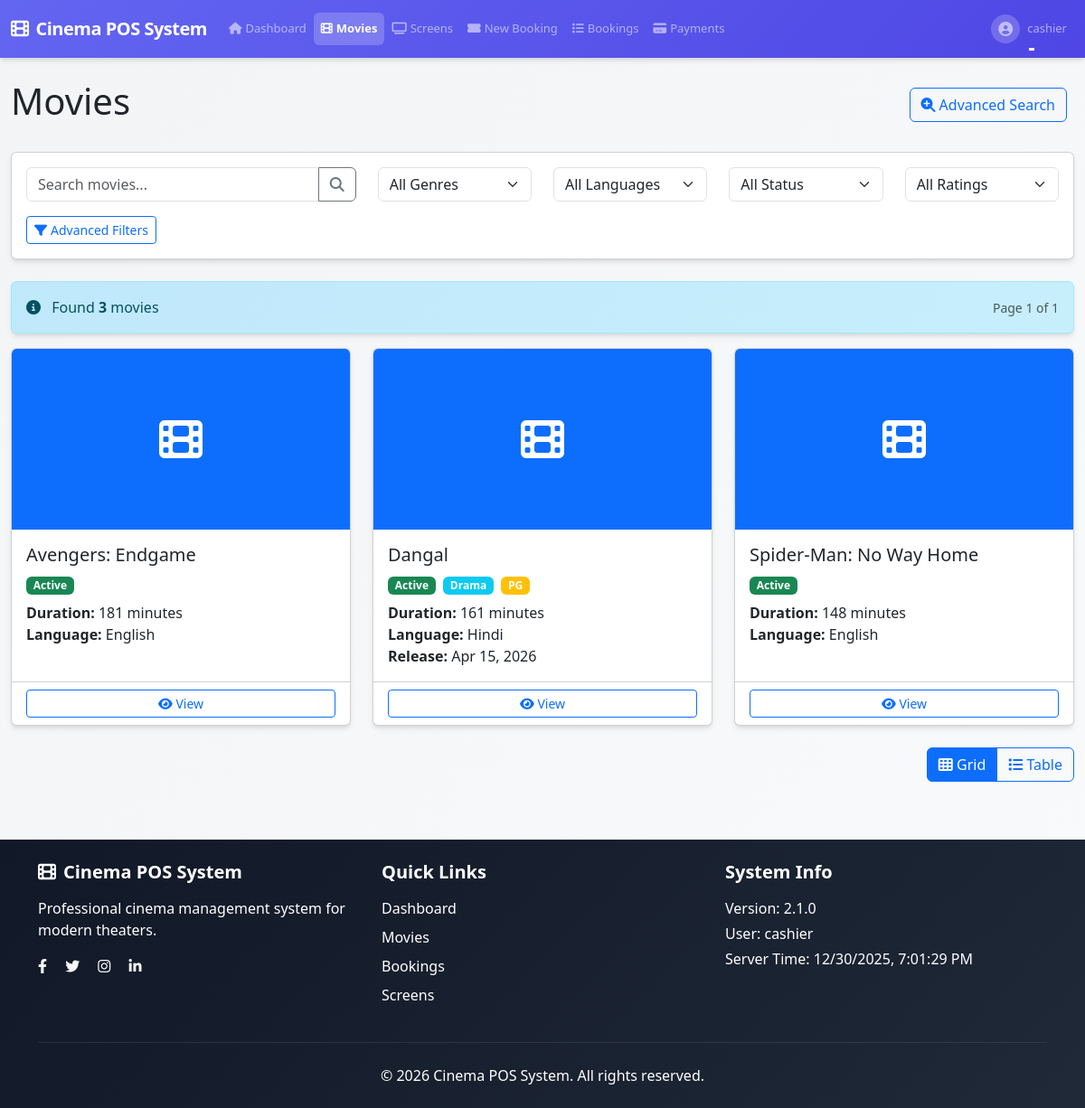
Page /movies/ (signed in) on the committed database.
### app/auth/models.py (models this page shows, shortened)
class User(UserMixin, db.Model):
    id = db.Column(db.Integer, primary_key=True)
    username = db.Column(db.String(64), index=True, unique=True, nullable=False,
                       comment="Unique username for login")
    email = db.Column(db.String(120), index=True, unique=True, nullable=False,
                      comment="Unique email address")
    password_hash = db.Column(db.String(128), nullable=False,
                            comment="Hashed password")
    role = db.Column(db.Enum('admin', 'cashier', name='user_roles'), default='cashier', nullable=False,
                    comment="Primary user role for permissions (for shared accounts, this is the default role)")
    assigned_roles = db.Column(db.Text, nullable=True,
                             comment="JSON array of assigned roles for shared accounts (e.g., ['admin', 'cashier'])")
    is_shared_account = db.Column(db.Boolean, default=False, nullable=False,
                                comment="Whether this is a shared account that can be used by multiple roles")
    last_login = db.Column(db.DateTime, default=None,
                         comment="Timestamp of last login")
    is_active = db.Column(db.Boolean, default=True, nullable=False,
                        comment="Whether user account is active")
    created_at = db.Column(db.DateTime, default=datetime.utcnow, nullable=False,
                          comment="Account creation timestamp")
    created_by = db.Column(db.Integer, db.ForeignKey('user.id'), default=None,
                         comment="ID of user who created this account")
    updated_at = db.Column(db.DateTime, default=datetime.utcnow, onupdate=datetime.utcnow,
                          comment="Last update timestamp")
    updated_by = db.Column(db.Integer, db.ForeignKey('user.id'), default=None,
                         comment="ID of user who last updated this account")
    bookings = db.relationship('Booking', backref='user', lazy=True)
    __table_args__ = (
        db.CheckConstraint('length(username) >= 3', name='check_username_length'),
        db.CheckConstraint('length(email) >= 5', name='check_email_length'),
        db.CheckConstraint("role IN ('admin', 'cashier')", name='check_role_values'),
        db.Index('idx_user_email_active', 'email', 'is_active'),
        db.Index('idx_user_username_active', 'username', 'is_active'),
    )
    def is_admin(self):
        from flask import session
        current_role = session.get('current_role')
        if current_role:
            return current_role == 'admin'
        return self.role == 'admin'

### app/movies/models.py (models this page shows, shortened)
class Movie(db.Model):
    id = db.Column(db.Integer, primary_key=True)
    name = db.Column(db.String(100), nullable=False)
    description = db.Column(db.Text)
    duration = db.Column(db.Integer, nullable=False)  # in minutes
    genre = db.Column(db.String(50))
    release_date = db.Column(db.Date)
    poster_url = db.Column(db.String(255))  # URL to poster image
    rating = db.Column(db.String(10))  # MPAA rating
    language = db.Column(db.String(20), nullable=False)
    status = db.Column(db.Enum('active', 'inactive', name='movie_status'), default='active', nullable=False)
    created_at = db.Column(db.DateTime, default=datetime.utcnow)
    updated_at = db.Column(db.DateTime, default=datetime.utcnow, onupdate=datetime.utcnow)
    shows = db.relationship('Show', backref='movie', lazy=True)

### app/movies/routes.py (the view, shortened to what this page needs)
@bp.route('/')
@login_required
def index():
    params = get_search_params_from_request(None)
    movie_search = MovieSearch()
    movie_search.search_movies(
        search_term=params.get('search_term'),
        genre=params.get('genre'),
        language=params.get('language'),
        rating=params.get('rating'),
        status=params.get('status'),
        min_duration=params.get('min_duration'),
        max_duration=params.get('max_duration'),
        release_date_from=params.get('release_date_from'),
        release_date_to=params.get('release_date_to'),
        sort_by=params.get('sort_by', 'name'),
        sort_order=params.get('sort_order', 'asc')
    )
    movie_search.set_pagination(params.get('page', 1), params.get('per_page', 12))
    search_results = movie_search.execute()
    movies = search_results['results']
    languages = db.session.query(Movie.language).distinct().all()
    languages = [lang[0] for lang in languages if lang[0]]
    form = MovieSearchForm()
    if params.get('search_term'):
        form.search.data = params.get('search_term')
    if params.get('genre'):
        form.genre.data = params.get('genre')
    if params.get('language'):
        form.language.data = params.get('language')
    if params.get('rating'):
        form.rating.data = params.get('rating')
    if params.get('status'):
        form.status.data = params.get('status')
    return render_template('movies/index.html',
                          title='Movies',
                          movies=movies,
                          languages=languages,
                          form=form,
                          search_params=params,
                          pagination=search_results)

### templates/movies/index.html (shortened to what this page needs)
{% extends "base.html" %}
{% block content %}
<div class="row">
    <div class="col-12">
        <div class="d-flex justify-content-between align-items-center mb-4">
            <h1>Movies</h1>
            <div>
                <a href="{{ url_for('movies.advanced_search') }}" class="btn btn-outline-primary me-2">
                    <i class="fas fa-search-plus me-1"></i>Advanced Search
                </a>
            </div>
        </div>
    </div>
</div>
<form method="GET" action="{{ url_for('movies.index') }}" class="mb-4">
    <div class="card">
        <div class="card-body">
            <div class="row">
                <div class="col-md-4">
                    <div class="input-group">
                        <input type="text" class="form-control" placeholder="Search movies..." name="search_term" value="{{ search_params.get('search_term', '') }}">
                        <button class="btn btn-outline-secondary" type="submit">
                            <i class="fas fa-search"></i>
                        </button>
                    </div>
                </div>
                <div class="col-md-2">
                    {{ form.genre(class="form-select") }}
                </div>
                <div class="col-md-2">
                    {{ form.language(class="form-select") }}
                </div>
                <div class="col-md-2">
                    {{ form.status(class="form-select") }}
                </div>
                <div class="col-md-2">
                    {{ form.rating(class="form-select") }}
                </div>
            </div>
            <div class="row mt-3">
                <div class="col-12">
                    <button type="button" class="btn btn-outline-primary btn-sm" data-bs-toggle="collapse" data-bs-target="#advancedFilters">
                        <i class="fas fa-filter me-1"></i>Advanced Filters
                    </button>
                </div>
            </div>
        </div>
    </div>
</form>
{% if pagination and pagination.total > 0 %}
<div class="alert alert-info">
    <div class="d-flex justify-content-between align-items-center">
        <div>
            <i class="fas fa-info-circle me-2"></i>
            Found <strong>{{ pagination.total }}</strong> movie{{ 's' if pagination.total != 1 else '' }}
        </div>
        <div class="text-muted small">
            Page {{ pagination.page }} of {{ pagination.pages }}
        </div>
    </div>
</div>
{% endif %}
<div class="row" id="gridView">
    {% for movie in movies %}
    <div class="col-md-4 mb-4 movie-item" data-status="{{ movie.status }}" data-language="{{ movie.language }}">
        <div class="card h-100">
            {% if movie.poster_url %}
            <img src="{{ movie.poster_url }}" class="card-img-top movie-poster" alt="{{ movie.name }}" style="height: 200px; object-fit: cover;">
            {% else %}
            <div class="card-img-top bg-{{ 'primary' if movie.status == 'active' else 'secondary' }} text-white text-center p-4" style="height: 200px; display: flex; align-items: center; justify-content: center;">
                <i class="fas fa-film fa-3x"></i>
            </div>
            {% endif %}
            <div class="card-body">
                <h5 class="card-title">{{ movie.name }}</h5>
                <div class="mb-2">
                    <span class="badge bg-{{ 'success' if movie.status == 'active' else 'secondary' }} me-1">{{ movie.status.title() }}</span>
                    {% if movie.genre %}
                    <span class="badge bg-info me-1">{{ movie.genre }}</span>
                    {% endif %}
                    {% if movie.rating %}
                    <span class="badge bg-warning me-1">{{ movie.rating }}</span>
                    {% endif %}
                </div>
                <p class="card-text">
                    <strong>Duration:</strong> {{ movie.duration }} minutes<br>
                    <strong>Language:</strong> {{ movie.language }}
                    {% if movie.release_date %}
                    <br><strong>Release:</strong> {{ movie.release_date.strftime('%b %d, %Y') }}
                    {% endif %}
                </p>
            </div>
            <div class="card-footer bg-transparent">
                <div class="btn-group w-100" role="group">
                    <a href="{{ url_for('movies.view', id=movie.id) }}" class="btn btn-sm btn-outline-primary">
                        <i class="fas fa-eye"></i> View
                    </a>
                </div>
            </div>
        </div>
    </div>
    {% endfor %}
</div>
<div class="d-flex justify-content-end mb-3">
    <div class="btn-group" role="group">
        <button type="button" class="btn btn-outline-primary active" id="gridViewBtn">
            <i class="fas fa-th"></i> Grid
        </button>
        <button type="button" class="btn btn-outline-primary" id="tableViewBtn">
            <i class="fas fa-list"></i> Table
        </button>
    </div>
</div>
{% endblock %}

### templates/base.html (shortened to what this page needs)
<!DOCTYPE html>
<html lang="en">
<head>
    <link rel="stylesheet" href="{{ url_for('static', filename='css/style.css') }}">
    <link href="https://cdn.jsdelivr.net/npm/bootstrap@5.3.0/dist/css/bootstrap.min.css" rel="stylesheet">
    <link rel="stylesheet" href="https://cdnjs.cloudflare.com/ajax/libs/font-awesome/6.4.0/css/all.min.css">
    <link rel="stylesheet" href="https://cdnjs.cloudflare.com/ajax/libs/animate.css/4.1.1/animate.min.css">
</head>
<body>
    <header>
        <nav class="navbar navbar-expand-lg navbar-dark bg-gradient-primary">
            <div class="container-fluid">
                <a class="navbar-brand fw-bold" href="{{ url_for('index') }}">
                    <i class="fas fa-film me-2"></i>{{ app_name }}
                </a>
                <div class="collapse navbar-collapse" id="navbarNav">
                    {% if current_user.is_authenticated %}
                    <ul class="navbar-nav me-auto">
                        <li class="nav-item">
                            <a class="nav-link {% if request.endpoint == 'index' %}active{% endif %}" href="{{ url_for('index') }}">
                                <i class="fas fa-home me-1"></i>Dashboard
                            </a>
                        </li>
                        <li class="nav-item">
                            <a class="nav-link {% if request.endpoint and 'movies' in request.endpoint %}active{% endif %}" href="{{ url_for('movies.index') }}">
                                <i class="fas fa-film me-1"></i>Movies
                            </a>
                        </li>
                        <li class="nav-item">
                            <a class="nav-link {% if request.endpoint and 'screens' in request.endpoint %}active{% endif %}" href="{{ url_for('screens.index') }}">
                                <i class="fas fa-tv me-1"></i>Screens
                            </a>
                        </li>
                        <li class="nav-item">
                            <a class="nav-link {% if request.endpoint and 'bookings' in request.endpoint %}active{% endif %}" href="{{ url_for('bookings.new') }}">
                                <i class="fas fa-ticket-alt me-1"></i>New Booking
                            </a>
                        </li>
                        <li class="nav-item">
                            <a class="nav-link {% if request.endpoint and request.endpoint == 'bookings.index' %}active{% endif %}" href="{{ url_for('bookings.index') }}">
                                <i class="fas fa-list me-1"></i>Bookings
                            </a>
                        </li>
                        <li class="nav-item">
                            <a class="nav-link {% if request.endpoint and 'payments' in request.endpoint %}active{% endif %}" href="{{ url_for('payments.index') }}">
                                <i class="fas fa-credit-card me-1"></i>Payments
                            </a>
                        </li>
                    </ul>
                    {% endif %}
                    <ul class="navbar-nav">
                        {% if current_user.is_authenticated %}
                        <li class="nav-item dropdown">
                            <a class="nav-link dropdown-toggle d-flex align-items-center" href="#" id="navbarDropdown" role="button" data-bs-toggle="dropdown">
                                <div class="user-avatar me-2">
                                    <i class="fas fa-user-circle"></i>
                                </div>
                                {{ current_user.username }}
                            </a>
                        </li>
                        {% else %}
                        <li class="nav-item">
                            <a class="nav-link" href="{{ url_for('auth.login') }}">Login</a>
                        </li>
                        {% endif %}
                    </ul>
                </div>
            </div>
        </nav>
    </header>
    <main class="container-fluid mt-4">
        {% block content %}{% endblock %}
    </main>
    {% include 'validation/feedback.html' %}
    <footer class="bg-dark text-light mt-5">
        <div class="container py-4">
            <div class="row">
                <div class="col-md-4 mb-4 mb-md-0">
                    <h5 class="mb-3"><i class="fas fa-film me-2"></i>{{ app_name }}</h5>
                    <p class="text-white">Professional cinema management system for modern theaters.</p>
                    <div class="social-links">
                        <a href="#" class="text-light me-3"><i class="fab fa-facebook-f"></i></a>
                        <a href="#" class="text-light me-3"><i class="fab fa-twitter"></i></a>
                        <a href="#" class="text-light me-3"><i class="fab fa-instagram"></i></a>
                        <a href="#" class="text-light"><i class="fab fa-linkedin-in"></i></a>
                    </div>
                </div>
                <div class="col-md-4 mb-4 mb-md-0">
                    <h5 class="mb-3">Quick Links</h5>
                    <ul class="list-unstyled">
                        <li class="mb-2"><a href="{{ url_for('index') }}" class="text-white text-decoration-none">Dashboard</a></li>
                        <li class="mb-2"><a href="{{ url_for('movies.index') }}" class="text-white text-decoration-none">Movies</a></li>
                        <li class="mb-2"><a href="{{ url_for('bookings.new') }}" class="text-white text-decoration-none">Bookings</a></li>
                        <li class="mb-2"><a href="{{ url_for('screens.index') }}" class="text-white text-decoration-none">Screens</a></li>
                    </ul>
                </div>
                <div class="col-md-4">
                    <h5 class="mb-3">System Info</h5>
                    <p class="text-white mb-1">Version: {{ version }}</p>
                    <p class="text-white mb-1">User: {% if current_user.is_authenticated %}{{ current_user.username }}{% else %}Guest{% endif %}</p>
                    <p class="text-white mb-0">Server Time: <span id="serverTime"></span></p>
                </div>
            </div>
            <hr class="border-secondary my-4">
            <div class="text-center">
                <p class="mb-0 text-white">&copy; 2026 {{ app_name }}. All rights reserved.</p>
            </div>
        </div>
    </footer>
</body>
</html>

### rows in the picture
User: username "cashier"
Movie: name "Avengers: Endgame", status "Active", duration "181", language "English"
Movie: name "Dangal", status "Active", genre "Drama", rating "PG", duration "161", language "Hindi", release_date "Apr 15, 2026"
Movie: name "Spider-Man: No Way Home", status "Active", duration "148", language "English"

### other values in the picture
{{ app_name }} "Cinema POS System"
{{ pagination.total }} "3"
{{ 's' if pagination.total != 1 else '' }} "s"
{{ pagination.page }} "1"
{{ pagination.pages }} "1"
{{ version }} "2.1.0"
